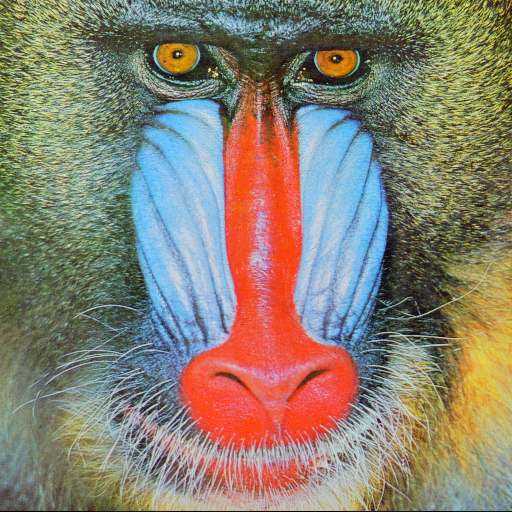
//> input picture imequ/mandrill.ppm, 512 x 512 px
$ ./pnsr   (built with g++ and OpenCV 4)
//> lines starting //> are read from the running program, lines starting //| are printed output that depends on the picture
#include <stdio.h>
#include <opencv2/opencv.hpp>
#include <math.h>
#include <iostream>


double calculatePSNR(const char* filename1, const char* filename2,int channel) {
//> called with channel = 2
    // Load the original and generated images
    cv::Mat original_image = cv::imread(filename1, cv::IMREAD_COLOR);
//> original_image is the input picture: 512 rows x 512 cols, CV_8UC3; mean B, G, R 113.1, 128.8, 137.3
    cv::Mat generated_image = cv::imread(filename2, cv::IMREAD_COLOR);
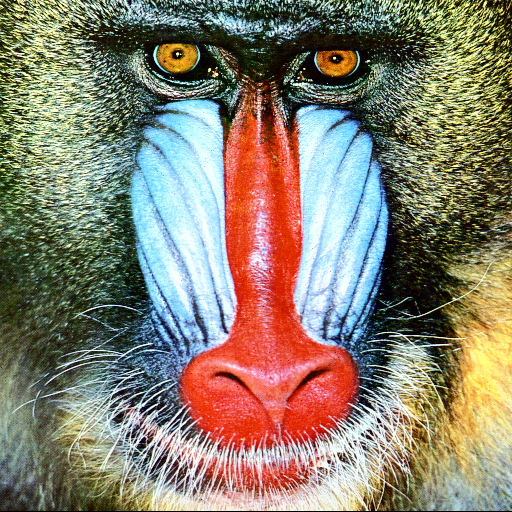
//> input picture imequ/ycbcr.ppm, 512 x 512 px
//> generated_image is the input picture: 512 rows x 512 cols, CV_8UC3; mean B, G, R 110.5, 127.5, 136

    if (original_image.empty() || generated_image.empty()) {
        printf("Error: Failed to read the images\n");
        return -1.0;
    }

    // Split the original and generated images into BGR channels
    std::vector<cv::Mat> original_channels, generated_channels;
    cv::split(original_image, original_channels);
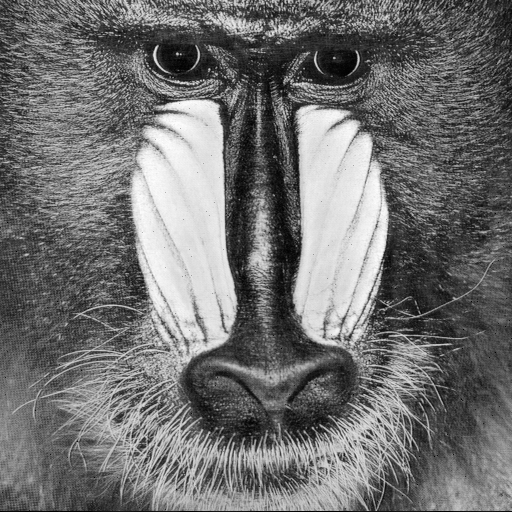
//> original_channels[0]: 512 rows x 512 cols, CV_8UC1; min 0, max 255, mean 113.1
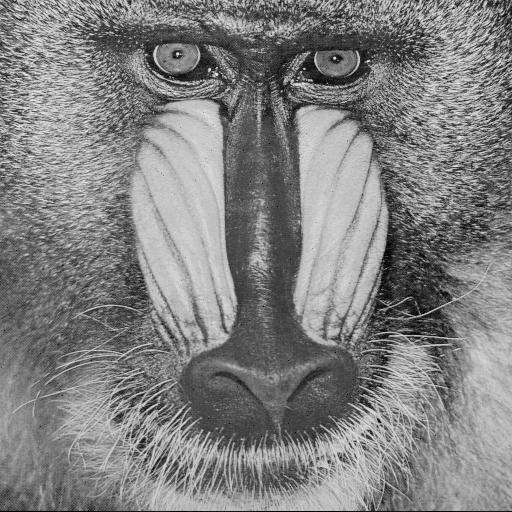
//> original_channels[1]: 512 rows x 512 cols, CV_8UC1; min 0, max 236, mean 128.8
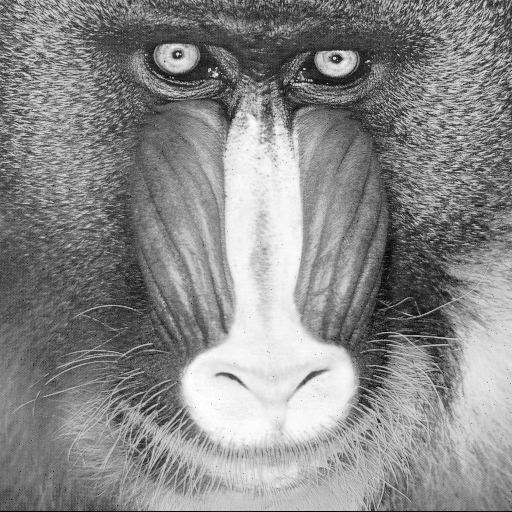
//> original_channels[2]: 512 rows x 512 cols, CV_8UC1; min 0, max 255, mean 137.3
    cv::split(generated_image, generated_channels);
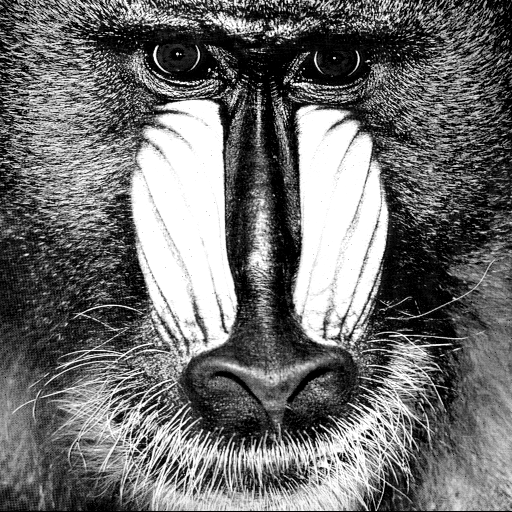
//> generated_channels[0]: 512 rows x 512 cols, CV_8UC1; min 0, max 255, mean 110.5
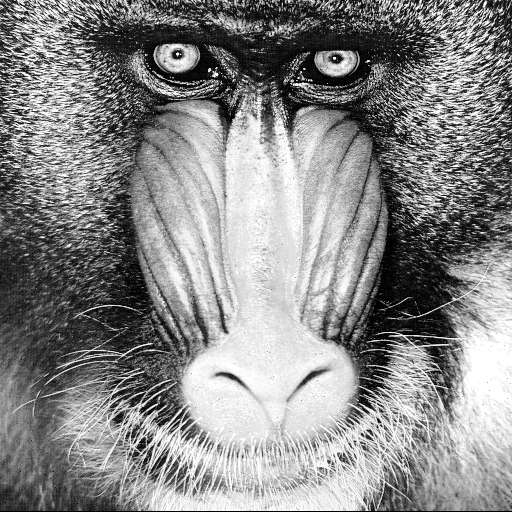
//> generated_channels[2]: 512 rows x 512 cols, CV_8UC1; min 0, max 255, mean 136

    // Calculate the mean squared error (MSE) for the red channel
    cv::Mat red_diff = original_channels[channel] - generated_channels[channel]; //2 for Red, 1 for GREEN, 0 for RED
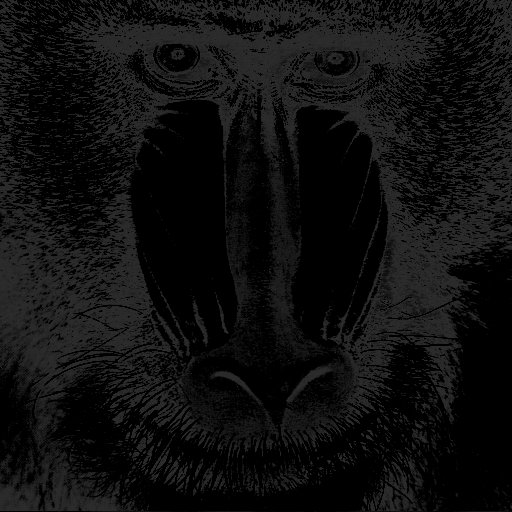
//> red_diff: 512 rows x 512 cols, CV_8UC1; min 0, max 45, mean 15
    double mse = cv::mean(red_diff.mul(red_diff))[0];
//> mse = 111.9

    // Calculate the maximum pixel value
    double maxPixelValue = 255.0;

    // Calculate the PSNR
    double psnr;
    if (mse == 0) {
        psnr = INFINITY;
    } else {
        psnr = 20.0 * log10(maxPixelValue / sqrt(mse));
//> psnr = 27.64
    }

    return psnr;
}


int main() {
    const char* filename1 = "/Users/arthropoda/projects/c/homework/mandrill.ppm";
    const char* filename2 = "/Users/arthropoda/projects/c/homework/build/ycbcr.ppm";

    double psnr_red = calculatePSNR(filename1, filename2, 2); // Red channel
//> psnr_red = 27.64
    printf("red : %.5f\n", psnr_red);
//| red : 27.64212
    double psnr_green = calculatePSNR(filename1, filename2, 1); // Green channel
//> psnr_green = 27.65
    printf("green : %.5f\n", psnr_green);
//| green : 27.64515
    double psnr_blue = calculatePSNR(filename1, filename2, 0); // Blue channel
//> psnr_blue = 27.66
    printf("blue : %.5f\n", psnr_blue);
//| blue : 27.66197

    double avg = (psnr_red + psnr_green+ psnr_blue) / 3;
//> avg = 27.65
    printf("avg : %.5f\n", avg);
//| avg : 27.64975

    return 0;
}
